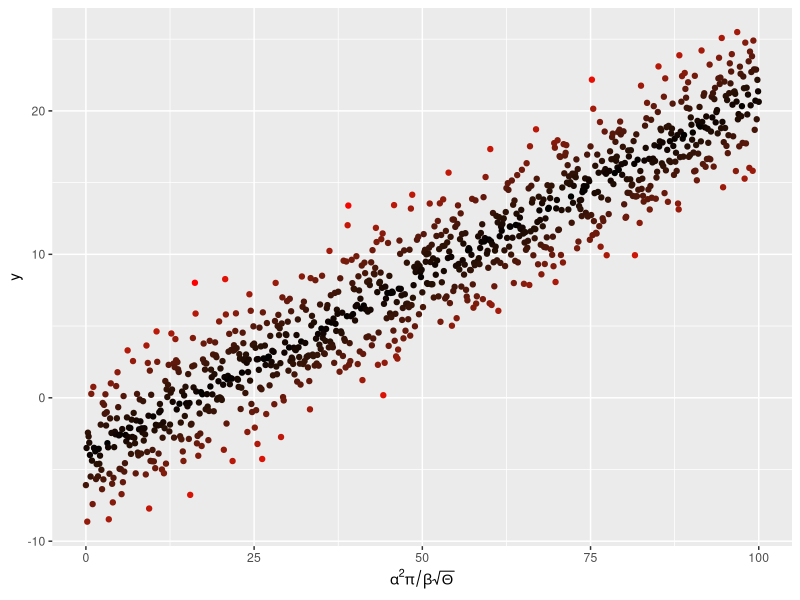
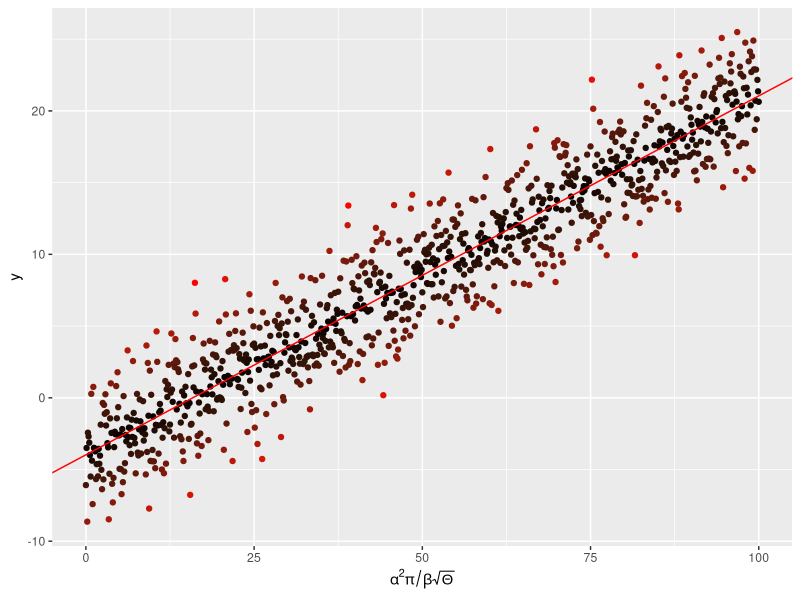
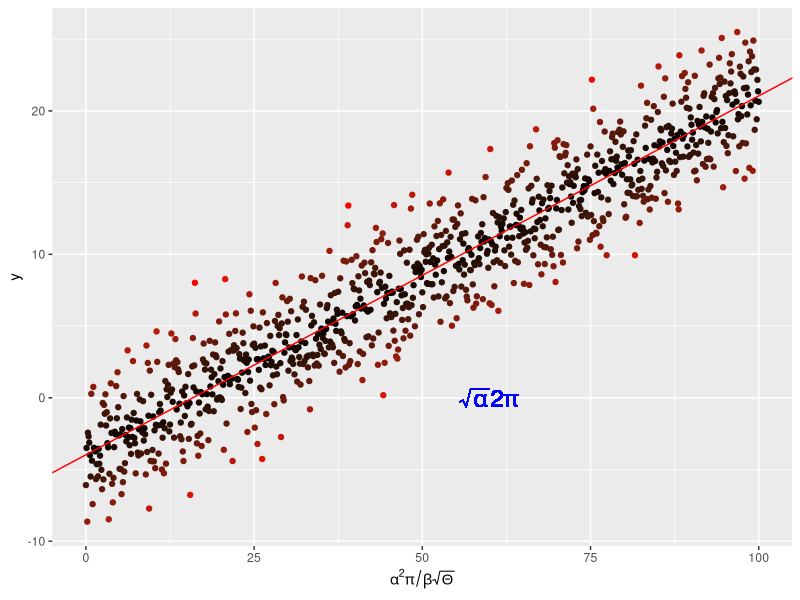
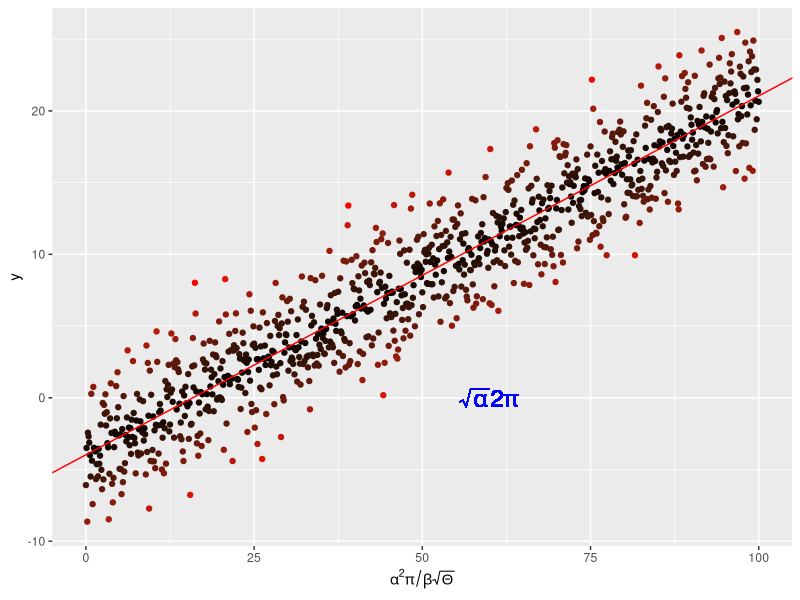

These charts were generated, in order, by the following R code:
require(ggplot2)
##### Mathematical display
####### Let’s try mathematical annotation on a axis, and in the plot area.
####### First create some linear regression “data”:

x <- seq(0, 100, by = 0.1)
y <- -4. + 0.25 * x +
  rnorm(length(x), mean = 0., sd = 2.5)

# and put them in a dataframe
my_data <- data.frame(x = x, y = y)

# perform a linear regression
my_lm <- summary(lm(y ~ x, data = my_data))

# plot the data
p <-  ggplot(my_data, aes(x = x, y = y,
                          colour = abs(my_lm$residual))
) +
  geom_point() +
  scale_colour_gradient(low = "black", high = "red") +
  theme(legend.position = "none") +
  scale_x_continuous(
    expression(alpha^2 * pi / beta * sqrt(Theta)))
p
# add the regression line
p <- p + geom_abline(
  intercept = my_lm$coefficients[1][1],
  slope = my_lm$coefficients[2][1],
  colour = "red")
p
# throw some math on the plot
p <- p + geom_text(aes(x = 60, y = 0,
                       label = "sqrt(alpha) * 2* pi"), 
                   parse = TRUE, size = 6, 
                   colour = "blue")

p

pdf("../results/MyLinReg.pdf")
p
graphics.off()
